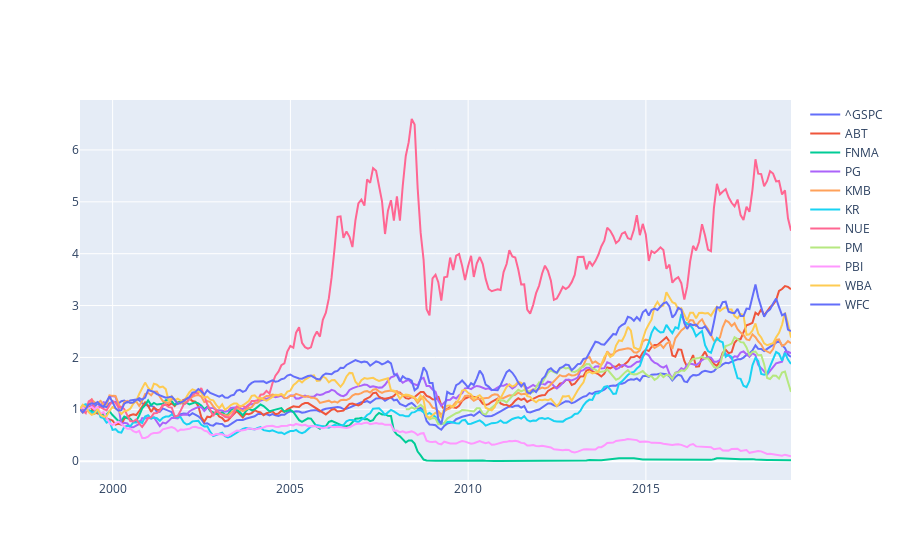

The notebook cell saved with this chart:
### Code cell
fig = go.Figure()
for stock in G2G: 
    fig.add_trace(go.Scatter(x=percent_change_monthly_2['Date'], y=percent_change_monthly_2[stock],
                            mode='lines',
                            name=stock))

fig.show()

### Figure 1 — Plotly figure (JSON) as saved in the notebook; plotly's stock layout.template omitted (floating-point values rounded to 4 significant figures; data arrays with more than 128 entries replaced by an {"elided": "..."} marker saying what was removed)
{"data": [{"mode": "lines", "name": "^GSPC", "type": "scatter", "x": {"elided": "241 str values"}, "y": {"elided": "241 float values"}}, {"mode": "lines", "name": "ABT", "type": "scatter", "x": {"elided": "241 str values"}, "y": {"elided": "241 float values"}}, {"mode": "lines", "name": "FNMA", "type": "scatter", "x": {"elided": "241 str values"}, "y": {"elided": "241 float values"}}, {"mode": "lines", "name": "PG", "type": "scatter", "x": {"elided": "241 str values"}, "y": {"elided": "241 float values"}}, {"mode": "lines", "name": "KMB", "type": "scatter", "x": {"elided": "241 str values"}, "y": {"elided": "241 float values"}}, {"mode": "lines", "name": "KR", "type": "scatter", "x": {"elided": "241 str values"}, "y": {"elided": "241 float values"}}, {"mode": "lines", "name": "NUE", "type": "scatter", "x": {"elided": "241 str values"}, "y": {"elided": "241 float values"}}, {"mode": "lines", "name": "PM", "type": "scatter", "x": {"elided": "241 str values"}, "y": {"elided": "241 float values"}}, {"mode": "lines", "name": "PBI", "type": "scatter", "x": {"elided": "241 str values"}, "y": {"elided": "241 float values"}}, {"mode": "lines", "name": "WBA", "type": "scatter", "x": {"elided": "241 str values"}, "y": {"elided": "241 float values"}}, {"mode": "lines", "name": "WFC", "type": "scatter", "x": {"elided": "241 str values"}, "y": {"elided": "241 float values"}}], "layout": {}}
